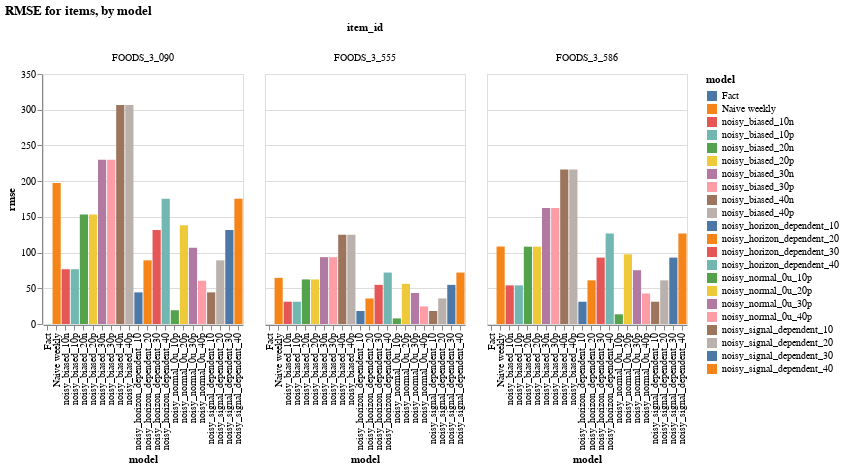

The notebook cell this image was saved under:
### Code cell
alt.Chart(eval_df, title = 'RMSE for items, by model').mark_bar().encode(
    x=alt.X('model:N',scale=alt.Scale(zero=False)),
    y=alt.Y('rmse:Q',scale=alt.Scale(zero=False)),
    color=alt.Color('model:N'),
    column='item_id:N'
).properties(width=200, height=250)#.interactive()

### Figure 1 — Vega-Lite specification as saved in the notebook (floating-point values rounded to 4 significant figures)
{"config": {"view": {"continuousWidth": 400, "continuousHeight": 300}}, "data": {"name": "data-3997298b7f407837b48e32a118bc3912"}, "mark": "bar", "encoding": {"color": {"type": "nominal", "field": "model"}, "column": {"type": "nominal", "field": "item_id"}, "x": {"type": "nominal", "field": "model", "scale": {"zero": false}}, "y": {"type": "quantitative", "field": "rmse", "scale": {"zero": false}}}, "height": 250, "title": "RMSE for items, by model", "width": 200, "$schema": "https://vega.github.io/schema/vega-lite/v4.8.1.json", "datasets": {"data-3997298b7f407837b48e32a118bc3912": [{"model": "Naive weekly", "rmse": 64.57, "rmse_normalized": 1.0, "item_id": "FOODS_3_555"}, {"model": "Fact", "rmse": 0.0, "rmse_normalized": 0.0, "item_id": "FOODS_3_555"}, {"model": "noisy_biased_10p", "rmse": 31.2, "rmse_normalized": 0.4832, "item_id": "FOODS_3_555"}, {"model": "noisy_biased_20p", "rmse": 62.4, "rmse_normalized": 0.9664, "item_id": "FOODS_3_555"}, {"model": "noisy_biased_30p", "rmse": 93.6, "rmse_normalized": 1.45, "item_id": "FOODS_3_555"}, {"model": "noisy_biased_40p", "rmse": 124.8, "rmse_normalized": 1.933, "item_id": "FOODS_3_555"}, {"model": "noisy_biased_10n", "rmse": 31.2, "rmse_normalized": 0.4832, "item_id": "FOODS_3_555"}, {"model": "noisy_biased_20n", "rmse": 62.4, "rmse_normalized": 0.9664, "item_id": "FOODS_3_555"}, {"model": "noisy_biased_30n", "rmse": 93.6, "rmse_normalized": 1.45, "item_id": "FOODS_3_555"}, {"model": "noisy_biased_40n", "rmse": 124.8, "rmse_normalized": 1.933, "item_id": "FOODS_3_555"}, {"model": "noisy_normal_0u_10p", "rmse": 7.829, "rmse_normalized": 0.1212, "item_id": "FOODS_3_555"}, {"model": "noisy_normal_0u_20p", "rmse": 56.25, "rmse_normalized": 0.8711, "item_id": "FOODS_3_555"}, {"model": "noisy_normal_0u_30p", "rmse": 43.43, "rmse_normalized": 0.6726, "item_id": "FOODS_3_555"}, {"model": "noisy_normal_0u_40p", "rmse": 24.63, "rmse_normalized": 0.3814, "item_id": "FOODS_3_555"}, {"model": "noisy_signal_dependent_10", "rmse": 18.22, "rmse_normalized": 0.2822, "item_id": "FOODS_3_555"}, {"model": "noisy_signal_dependent_20", "rmse": 35.74, "rmse_normalized": 0.5535, "item_id": "FOODS_3_555"}, {"model": "noisy_signal_dependent_30", "rmse": 54.8, "rmse_normalized": 0.8487, "item_id": "FOODS_3_555"}, {"model": "noisy_signal_dependent_40", "rmse": 72.02, "rmse_normalized": 1.115, "item_id": "FOODS_3_555"}, {"model": "noisy_horizon_dependent_10", "rmse": 18.22, "rmse_normalized": 0.2822, "item_id": "FOODS_3_555"}, {"model": "noisy_horizon_dependent_20", "rmse": 35.74, "rmse_normalized": 0.5535, "item_id": "FOODS_3_555"}, {"model": "noisy_horizon_dependent_30", "rmse": 54.8, "rmse_normalized": 0.8487, "item_id": "FOODS_3_555"}, {"model": "noisy_horizon_dependent_40", "rmse": 72.02, "rmse_normalized": 1.115, "item_id": "FOODS_3_555"}, {"model": "Naive weekly", "rmse": 108.5, "rmse_normalized": 1.0, "item_id": "FOODS_3_586"}, {"model": "Fact", "rmse": 0.0, "rmse_normalized": 0.0, "item_id": "FOODS_3_586"}, {"model": "noisy_biased_10p", "rmse": 54.11, "rmse_normalized": 0.4989, "item_id": "FOODS_3_586"}, {"model": "noisy_biased_20p", "rmse": 108.2, "rmse_normalized": 0.9978, "item_id": "FOODS_3_586"}, {"model": "noisy_biased_30p", "rmse": 162.3, "rmse_normalized": 1.497, "item_id": "FOODS_3_586"}, {"model": "noisy_biased_40p", "rmse": 216.4, "rmse_normalized": 1.996, "item_id": "FOODS_3_586"}, {"model": "noisy_biased_10n", "rmse": 54.11, "rmse_normalized": 0.4989, "item_id": "FOODS_3_586"}, {"model": "noisy_biased_20n", "rmse": 108.2, "rmse_normalized": 0.9978, "item_id": "FOODS_3_586"}, {"model": "noisy_biased_30n", "rmse": 162.3, "rmse_normalized": 1.497, "item_id": "FOODS_3_586"}, {"model": "noisy_biased_40n", "rmse": 216.4, "rmse_normalized": 1.996, "item_id": "FOODS_3_586"}, {"model": "noisy_normal_0u_10p", "rmse": 13.58, "rmse_normalized": 0.1252, "item_id": "FOODS_3_586"}, {"model": "noisy_normal_0u_20p", "rmse": 97.55, "rmse_normalized": 0.8995, "item_id": "FOODS_3_586"}, {"model": "noisy_normal_0u_30p", "rmse": 75.32, "rmse_normalized": 0.6945, "item_id": "FOODS_3_586"}, {"model": "noisy_normal_0u_40p", "rmse": 42.71, "rmse_normalized": 0.3938, "item_id": "FOODS_3_586"}, {"model": "noisy_signal_dependent_10", "rmse": 31.19, "rmse_normalized": 0.2875, "item_id": "FOODS_3_586"}, {"model": "noisy_signal_dependent_20", "rmse": 61.13, "rmse_normalized": 0.5636, "item_id": "FOODS_3_586"}, {"model": "noisy_signal_dependent_30", "rmse": 92.96, "rmse_normalized": 0.8571, "item_id": "FOODS_3_586"}, {"model": "noisy_signal_dependent_40", "rmse": 126.5, "rmse_normalized": 1.167, "item_id": "FOODS_3_586"}, {"model": "noisy_horizon_dependent_10", "rmse": 31.19, "rmse_normalized": 0.2875, "item_id": "FOODS_3_586"}, {"model": "noisy_horizon_dependent_20", "rmse": 61.13, "rmse_normalized": 0.5636, "item_id": "FOODS_3_586"}, {"model": "noisy_horizon_dependent_30", "rmse": 92.96, "rmse_normalized": 0.8571, "item_id": "FOODS_3_586"}, {"model": "noisy_horizon_dependent_40", "rmse": 126.5, "rmse_normalized": 1.167, "item_id": "FOODS_3_586"}, {"model": "Naive weekly", "rmse": 197.5, "rmse_normalized": 1.0, "item_id": "FOODS_3_090"}, {"model": "Fact", "rmse": 0.0, "rmse_normalized": 0.0, "item_id": "FOODS_3_090"}, {"model": "noisy_biased_10p", "rmse": 76.69, "rmse_normalized": 0.3883, "item_id": "FOODS_3_090"}, {"model": "noisy_biased_20p", "rmse": 153.4, "rmse_normalized": 0.7767, "item_id": "FOODS_3_090"}, {"model": "noisy_biased_30p", "rmse": 230.1, "rmse_normalized": 1.165, "item_id": "FOODS_3_090"}, {"model": "noisy_biased_40p", "rmse": 306.8, "rmse_normalized": 1.553, "item_id": "FOODS_3_090"}, {"model": "noisy_biased_10n", "rmse": 76.69, "rmse_normalized": 0.3883, "item_id": "FOODS_3_090"}, {"model": "noisy_biased_20n", "rmse": 153.4, "rmse_normalized": 0.7767, "item_id": "FOODS_3_090"}, {"model": "noisy_biased_30n", "rmse": 230.1, "rmse_normalized": 1.165, "item_id": "FOODS_3_090"}, {"model": "noisy_biased_40n", "rmse": 306.8, "rmse_normalized": 1.553, "item_id": "FOODS_3_090"}, {"model": "noisy_normal_0u_10p", "rmse": 19.24, "rmse_normalized": 0.09744, "item_id": "FOODS_3_090"}, {"model": "noisy_normal_0u_20p", "rmse": 138.3, "rmse_normalized": 0.7001, "item_id": "FOODS_3_090"}, {"model": "noisy_normal_0u_30p", "rmse": 106.7, "rmse_normalized": 0.5406, "item_id": "FOODS_3_090"}, {"model": "noisy_normal_0u_40p", "rmse": 60.53, "rmse_normalized": 0.3065, "item_id": "FOODS_3_090"}, {"model": "noisy_signal_dependent_10", "rmse": 44.29, "rmse_normalized": 0.2243, "item_id": "FOODS_3_090"}, {"model": "noisy_signal_dependent_20", "rmse": 89.1, "rmse_normalized": 0.4512, "item_id": "FOODS_3_090"}, {"model": "noisy_signal_dependent_30", "rmse": 131.6, "rmse_normalized": 0.6663, "item_id": "FOODS_3_090"}, {"model": "noisy_signal_dependent_40", "rmse": 175.2, "rmse_normalized": 0.8874, "item_id": "FOODS_3_090"}, {"model": "noisy_horizon_dependent_10", "rmse": 44.29, "rmse_normalized": 0.2243, "item_id": "FOODS_3_090"}, {"model": "noisy_horizon_dependent_20", "rmse": 89.1, "rmse_normalized": 0.4512, "item_id": "FOODS_3_090"}, {"model": "noisy_horizon_dependent_30", "rmse": 131.6, "rmse_normalized": 0.6663, "item_id": "FOODS_3_090"}, {"model": "noisy_horizon_dependent_40", "rmse": 175.2, "rmse_normalized": 0.8874, "item_id": "FOODS_3_090"}]}}
